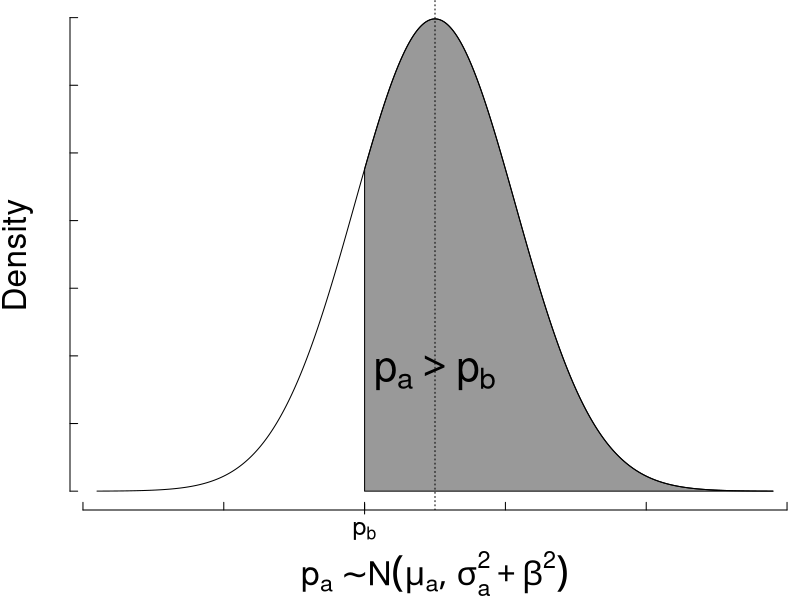

This chart was generated by the following R code:
###########################################
# Header
oldpar <- par(no.readonly = TRUE)
oldwd <- getwd()
this.dir <- dirname(parent.frame(2)$ofile)
nombre.R <-  sys.frame(1)$ofile
require(tools)
nombre <- print(file_path_sans_ext(nombre.R))
pdf(paste0(nombre,".pdf"), width = 8, height = 5 )
setwd(this.dir)
#setwd("~/gaming/materias/inferencia_bayesiana/trabajoFinal/imagenes")
#####################################

par(mar=c(4.5,3.5,0,0))


beta <- 2000/7
s_1 <- 2000
s_2 <- 1750
tb <-  s_1+s_2
D <- ( -1200+tb):(1200+tb)
ta <- s_1 + s_2 - 250

dnormal <- dnorm(D,s_1+s_2,beta)
plot(D,dnormal, type="l",lwd=1,axes = F,ann = F)

axis(side=2, labels=NA,cex.axis=0.6,tck=0.015)
axis(side=1, labels=NA,cex.axis=0.6,tck=0.015)
axis(lwd=0,side=1, at=0,las=0,cex.axis=1.33,line=-0.6)
axis(lwd=1,side=1, at=ta,labels=expression( p[b] ),las=0,cex.axis=1.5,line=-0.3)

mtext(text ="Density" ,side =2 ,line=2,cex=2)
mtext(text =expression( p[a] %~% N(mu[a],sigma[a]^2 + beta^2) ) ,side =1 ,line=3.5,cex=2)
abline(v=tb,lty=3)

#segments(0,0,0,dnorm(0,s_1+s_2,beta))
base <- rep(0,length(D))
xx <- c(D[D>=ta],rev(D[D>=ta]))
yy <- c(base[D>=ta],rev(dnormal[D>=ta]) )
polygon(xx,yy,col=rgb(0,0,0,0.4))

mid <- length(D)%/%2
h <- dnormal[mid]/4
text(D[mid],h, expression(p[a]>p[b]), col = 1, cex=2.5)

#######################################
# end 
dev.off()
setwd(oldwd)
par(oldpar, new=F)
#########################################
